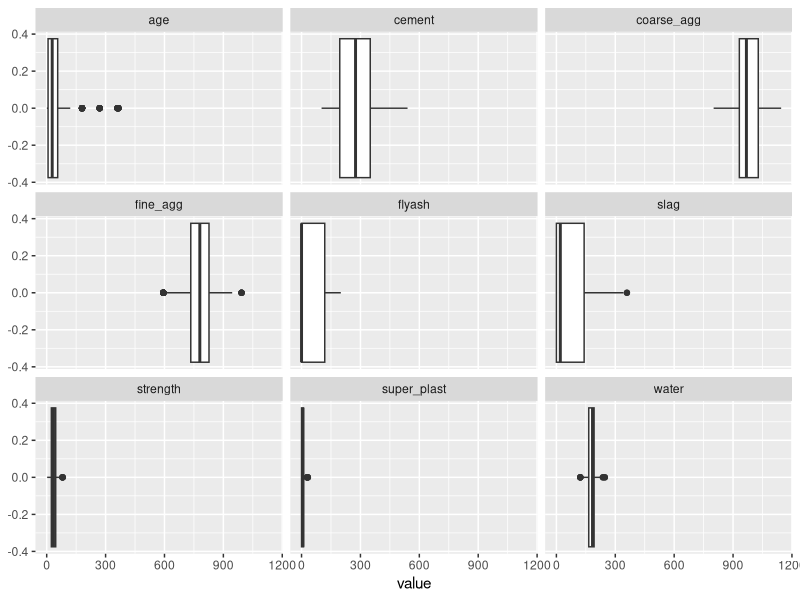
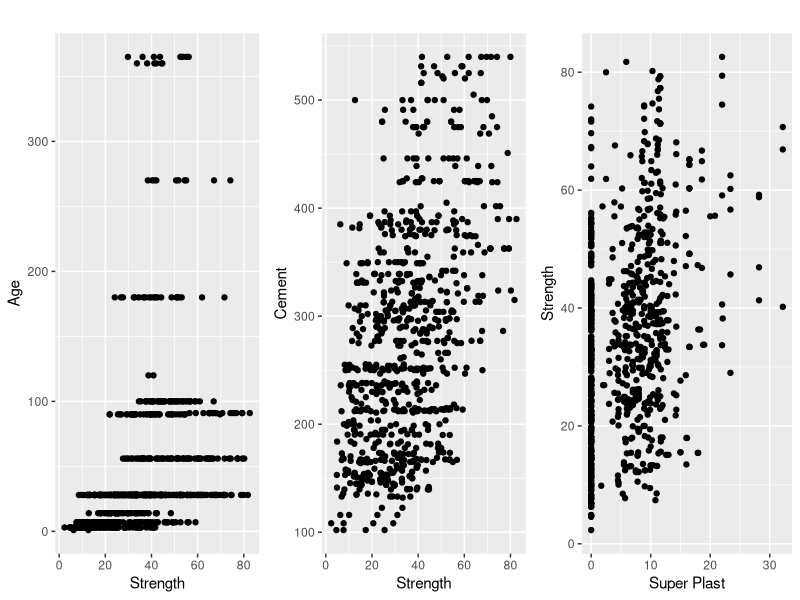

Recreate these plots in R, in order.
## ---- chunk 1
knitr::opts_chunk$set(echo = TRUE, fig.align = "center", fig.dim = c(7,7), message=FALSE, warning=FALSE)
## ---- chunk 2
library(dplyr)
library(tidyverse)
library(ggplot2)
library(knitr)
library(gridExtra)
library(e1071)
## ---- chunk 3
df_train <- read.csv("data/data-train.csv")
df_test <- read.csv("data/data-test.csv")
kable(head(df_train))
## ---- chunk 4
str(df_train)
## ---- chunk 5
kable(colSums(is.na(df_train)), 
      col.names = c("Amount of Missing Value"))
## ---- chunk 6
df_train[duplicated(df_train),]
## ---- chunk 7
train <- df_train %>% 
  select(-id) %>% 
  pivot_longer(everything(), names_to = "indicator", values_to = "value")

ggplot(train, aes(value)) +
  geom_boxplot() +
  facet_wrap(~indicator)
## ---- chunk 8
sc1 <- ggplot(df_train,
             aes(x = strength, y = age))+
  geom_point() +
  labs(title = '',
       x = 'Strength',
       y = 'Age')

sc2 <- ggplot(df_train,
             aes(x = strength, y = cement))+
  geom_point() +
  labs(title = '',
       x = 'Strength',
       y = 'Cement')

sc3 <- ggplot(df_train,
             aes(x = super_plast, y = strength))+
  geom_point() +
  labs(title = '',
       x = 'Super Plast',
       y = 'Strength')

grid.arrange(sc1,sc2,sc3,nrow = 1)
## ---- chunk 9
df_train <- subset(df_train, select = -c(id))
df_test <- subset(df_test, select = -c(id))
kable(head(df_train))
## ---- chunk 10
split <- round(nrow(df_train)*0.80)
train <- df_train[1:split, ]
test <- df_train[(split + 1):nrow(df_train), ]
model <- lm(strength ~ ., data = train)
summary(model)
## ---- chunk 11
p <- predict(model, newdata = test)
error <- df_train$strength - p
RMSE <- sqrt(mean(error^2))
print(paste("Nilai RMSE : ", RMSE))
## ---- chunk 12
normalize <- function(x, na.rm = TRUE) {
    return((x- min(x)) /(max(x)-min(x)))
}
## ---- chunk 13
train$cement <- normalize(train$cement)
train$slag <- normalize(train$slag)
train$flyash <- normalize(train$flyash)
train$water <- normalize(train$water)
train$super_plast <- normalize(train$super_plast)
train$coarse_agg <- normalize(train$coarse_agg)
train$fine_agg <- normalize(train$fine_agg)
train$age <- normalize(train$age)
## ---- chunk 14
model_lm <- lm(strength ~ ., data = train)

p <- predict(model_lm, newdata = test)
error <- df_train$strength - p
RMSE <- sqrt(mean(error^2))
print(paste("Nilai RMSE : ", RMSE))
## ---- chunk 15
model_svr <- svm(strength ~ ., data = train)

p <- predict(model_svr, newdata = test)
error <- df_train$strength - p
RMSE <- sqrt(mean(error^2))
print(paste("Nilai RMSE : ", RMSE))
## ---- chunk 16
p <- predict(model_svr, newdata = test)
error <- df_train$strength - p
MAE <- mean(abs(error^2))
print(paste("Nilai MAE : ", MAE))
## ---- chunk 17
p <- predict(model_svr, newdata = test)
error <- (p - mean(df_train$strength))^2
SSR <- sum(error)
RSQ <- 1 - SSR
print(paste("Nilai R-Square : ", RSQ))
## ---- chunk 18
# predict target using your model
pred_test <- predict(model_svr, df_test)

# Create submission data
submission <- data.frame(id = df_test$id,
                         strength = pred_test
                         )

# save data
write.csv(submission, "submission-file.csv", row.names = F)
